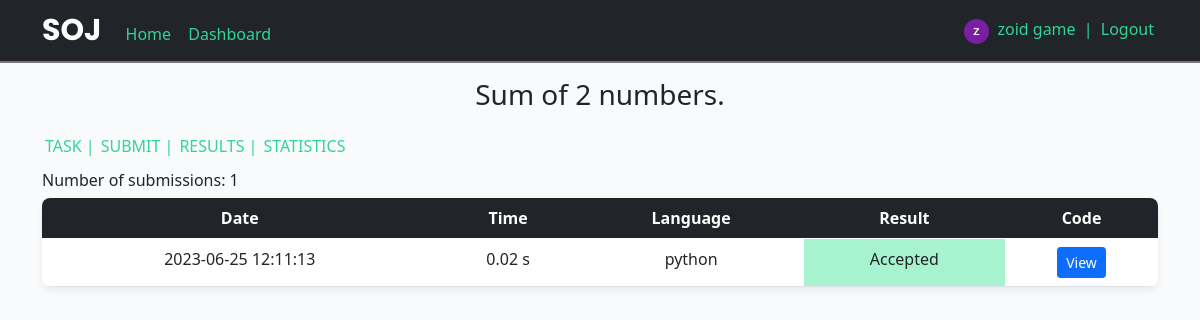
The page /result/1 (signed in) on the database its author committed.
### SOJ/models.py (models this page shows, shortened)
class User(db.Model, UserMixin):
    id = db.Column(db.Integer, primary_key=True)
    username = db.Column(db.String(20), unique=True, nullable=False)
    email = db.Column(db.String(120), unique=True, nullable=False)
    image_file = db.Column(db.String(20), nullable=False, default='default.jpg')
    password = db.Column(db.String(60), nullable=False)

class Problem(db.Model):
    id = db.Column(db.Integer, primary_key=True)
    title = db.Column(db.String(100), nullable=False)
    statement = db.Column(db.String(1000), nullable=False)
    categories = db.Column(db.String(1000), nullable=True)
    input = db.Column(db.String(1000), nullable=False)
    output = db.Column(db.String(1000), nullable=False)
    constraint = db.Column(db.String(1000), nullable=False)
    solved = db.Column(db.Integer, nullable=False, default=0)
    tried = db.Column(db.Integer, nullable=False , default=0)

class Submission(db.Model):
    id = db.Column(db.Integer, primary_key=True)
    user_id = db.Column(db.Integer, nullable=False)
    prob_id = db.Column(db.Integer, nullable=False)
    code = db.Column(db.String(10000), nullable=False)
    language = db.Column(db.String(10), nullable=False)
    date = db.Column(db.DateTime, nullable=False, default=datetime.utcnow)
    runtime = db.Column(db.String(10), nullable=False, default="0")
    status = db.Column(db.String(1), nullable=False, default="U") # U->unsolved A->accepted W->wrong

### SOJ/main/routes.py (the view)
@main.route("/result/<int:prob_id>", methods=['POST', 'GET'])
@login_required
def result(prob_id):
    prob = Problem.query.filter_by(id=prob_id).first()
    submissions = Submission.query.filter_by(prob_id=prob_id, user_id=current_user.id )[::-1]
    n = 0
    if submissions:
        for _ in submissions:
            n+=1
    else :
        n = 0
    return render_template("result.html", submissions=submissions, prob=prob, n=n)

### SOJ/models.py (called while the page is built)
@login_manager.user_loader
def load_user(user_id):
    return User.query.get(int(user_id))

### SOJ/templates/result.html (shortened to what this page needs)
{% extends 'layout.html' %}
{% block content %}
<div class="container" style="margin-top:10px; margin-bottom:10px;">
    <p class="text-center fs-3 text-bolder ">{{ prob.title }}</p>
    <div class="d-flex flex-row">
        <a class="custom-link" href="{{ url_for('main.task', id=prob.id) }}" style="padding:3px;">TASK |</a>
        <a class="custom-link" href="{{ url_for('main.submit', id=prob.id) }}" style="padding:3px;"> SUBMIT |</a>
        <a class="custom-link" href="" style="padding:3px;"> RESULTS |</a>
        <a class="custom-link" href="{{ url_for('main.prob_stats', id=prob.id) }}" style="padding:3px;"> STATISTICS</a>
    </div>
</div>
<div class="container "">
    <h6>Number of submissions: {{ n }}</h6>
    {% if submissions %}
            <div class="custom-card p-0 overflow-hidden">
                <table class="table my-0">
                    <thead>
                        <tr class="table-dark">
                            <th>Date</th>
                            <th>Time</th>
                            <th>Language</th>
                            <th>Result</th>
                            <th>Code</th>
                        </tr>
                    </thead>
                    <tbody>
                        {% for sub in submissions %}
                            <tr class="data-row" >
                                <td>{{ sub.date.strftime('%Y-%m-%d %H:%M:%S') }}</td>
                                {% if sub.runtime == "-1" %}
                                    <td>Calculating...</td>
                                {% else %}
                                    <td>{{ "{} s".format((sub.runtime[:4])) }}</td>
                                {% endif %}
                                <td>{{ sub.language }}</td>
                                {% if sub.status=='A' %}
                                    <td style="background-color:#a7f3d0;">Accepted</td>
                                {% elif sub.status=='W' %}
                                    <td style="background-color: #f87171;">Wrong</td>
                                {% elif sub.status=='T' %}
                                    <td style="background-color: #f87171;">TLE</td>
                                {% elif sub.status=='Q' %}
                                    <td style="background-color: #d5d5d5;">In queue...</td>
                                {% else %}
                                    <td>{{ sub.status }}</td>
                                {% endif %}
                                <td>
                                    <button type="button" class="btn btn-primary btn-sm" data-toggle="modal" data-target=".bd-example-modal-lg-{{ sub.id }}">View</button>
                                </td>
                            </tr>
                        {% endfor %}
                </table>
            </div>
    {% endif %}
</div>
{% endblock %}

### SOJ/templates/layout.html (shortened to what this page needs)
<!DOCTYPE html>
<html>
<head>
    <link href="https://cdn.jsdelivr.net/npm/bootstrap@5.0.2/dist/css/bootstrap.min.css" rel="stylesheet">
    <link rel="stylesheet" href="{{ url_for('static', filename='css/layout.css') }}">
</head>
<body style="background-color: #f9fafb;">
    <nav class="navbar navbar-dark bg-dark ">
        <div class="container">
            <div>
                <a  class="navbar-brand" style="font-size:30px; font-weight: bold; font-family: 'Poppins', sans-serif;">SOJ</a>
                <a href="/" class="custom-link">Home</a>
                {% if current_user.is_authenticated %}
                    <a href="{{ url_for('main.dashboard') }}" class="custom-link" style="margin-left:5px;">Dashboard</a>
                {% endif %}
            </div>
            <div>
                {% if current_user.is_authenticated %}
                <img class="rounded-circle" src="{{ url_for('static', filename='profile_pics/' + current_user.image_file) }}" width="25" height="25" >
                    <a class="custom-link" href="{{ url_for('users.account') }}">{{ current_user.username }} </a><span style="color: #34d399  ;">| </span>
                    <a class="custom-link" href="{{ url_for('users.logout') }}">Logout</a>
                {% else %}
                    <a class="custom-link" href="{{ url_for('users.login') }}">Login</a>
                {% endif %}
        </div>
    </nav>
    {% block content %}{% endblock %}
</body>
</html>

### SOJ/static/css/layout.css (style rules this page uses)
.custom-card { background-color: white; padding: 10px ; border-radius: 8px; box-shadow: rgba(0, 0, 0, 0.04) 0px 2px 6px, rgba(0, 0, 0, 0.02) 0px 4px 8px, rgba(0, 0, 0, 0.02) 0px 6px 12px; }
a { transition: all 0.3s; }
.custom-link { text-decoration: None; padding: 4px; color: #34d399 ; }
nav { border-bottom: 2px solid rgb(125, 117, 117); }

### SOJ/templates/result.html (style rules this page uses)
th, td { text-align: center; }

### rows shown on the page
User: image_file (picture), username "zoid game"
Problem: title "Sum of 2 numbers."
Submission: date "2023-06-25 12:11:13", runtime "0.02 s", language "python", status "Accepted"

### other values the page prints
{{ n }} "1"
